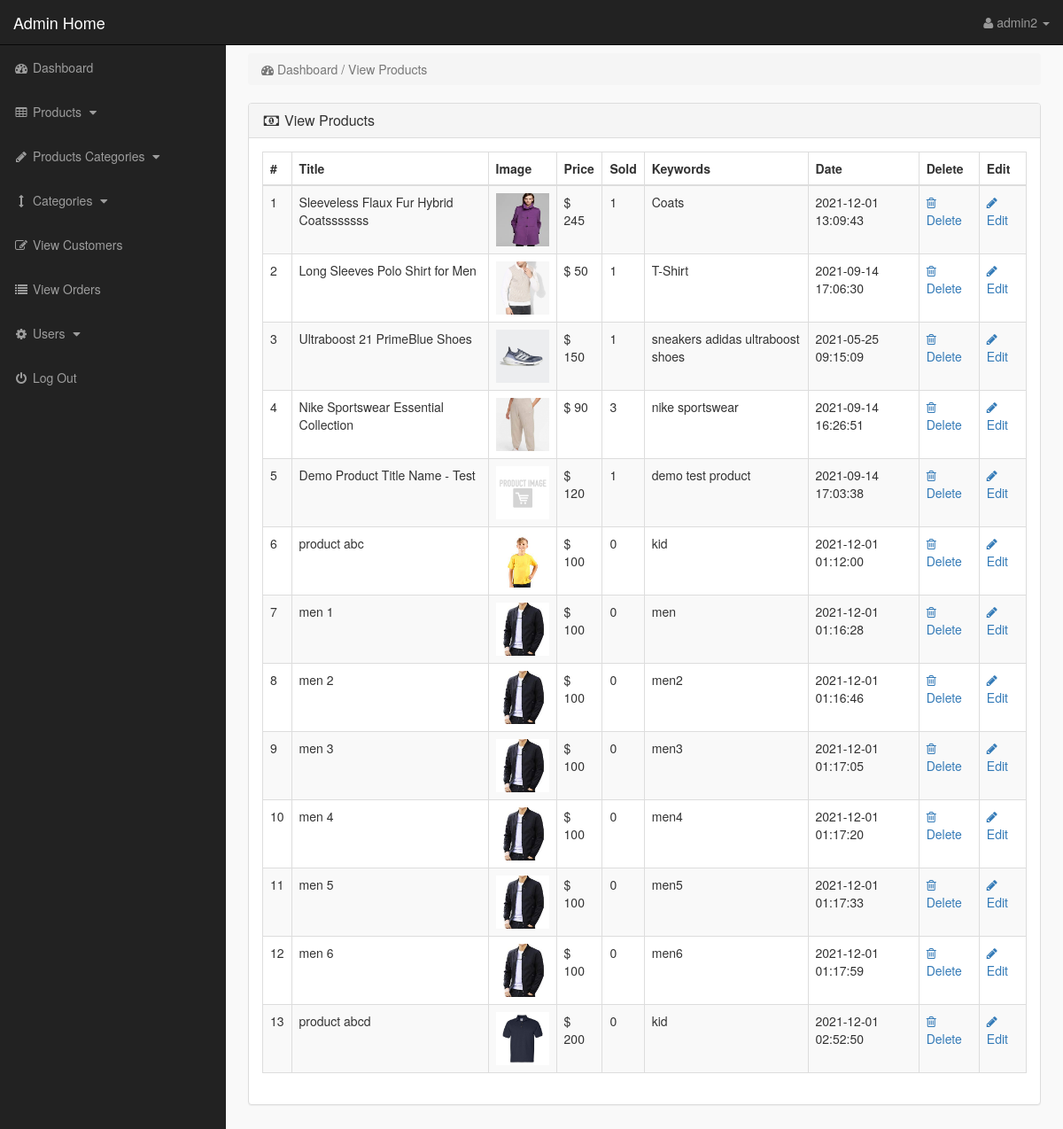
Screenshot of /admin/index.php?view_products (signed in) with the database file from the repository.
### tables this page shows
CREATE TABLE `products` (
  `product_id` int(10) NOT NULL,
  `p_cat_id` int(10) NOT NULL,
  `cat_id` int(10) NOT NULL,
  `manufacturer_id` int(10) NOT NULL,
  `date` timestamp NOT NULL DEFAULT current_timestamp() ON UPDATE current_timestamp(),
  `product_title` text NOT NULL,
  `product_url` text NOT NULL,
  `product_img1` text NOT NULL,
  `product_img2` text NOT NULL,
  `product_img3` text NOT NULL,
  `product_price` int(10) NOT NULL,
  `product_psp_price` int(100) NOT NULL,
  `product_desc` text NOT NULL,
  `product_features` text NOT NULL,
  `product_video` text NOT NULL,
  `product_keywords` text NOT NULL,
  `product_label` text NOT NULL,
  `status` varchar(255) NOT NULL
);

### admin/view_products.php (the view)
<?php
if(!isset($_SESSION['admin_email'])){
echo "<script>window.open('login.php','_self')</script>";
}
else {
?>
<div class="row">
<div class="col-lg-12" >
<ol class="breadcrumb" >
<li class="active" >
<i class="fa fa-dashboard"></i> Dashboard / View Products
</li>
</ol>
</div>
</div>
<div class="row" >
<div class="col-lg-12" >
<div class="panel panel-default" >
<div class="panel-heading" >
<h3 class="panel-title" >
<i class="fa fa-money fa-fw" ></i> View Products
</h3>
</div>
<div class="panel-body" >
<div class="table-responsive" >
<table class="table table-bordered table-hover table-striped" >
<thead>
<tr>
<th>#</th>
<th>Title</th>
<th>Image</th>
<th>Price</th>
<th>Sold</th>
<th>Keywords</th>
<th>Date</th>
<th>Delete</th>
<th>Edit</th>
</tr>
</thead>
<tbody>
<?php
$i = 0;
$get_pro = "select * from products where status='product'";
$run_pro = mysqli_query($con,$get_pro);
while($row_pro=mysqli_fetch_array($run_pro)){
$pro_id = $row_pro['product_id'];
$pro_title = $row_pro['product_title'];
$pro_image = $row_pro['product_img1'];
$pro_price = $row_pro['product_price'];
$pro_keywords = $row_pro['product_keywords'];
$pro_date = $row_pro['date'];
$i++;
?>
<tr>
<td><?php echo $i; ?></td>
<td><?php echo $pro_title; ?></td>
<td><img src="product_img/<?php echo $pro_image; ?>" width="60" height="60"></td>
<td>$ <?php echo $pro_price; ?></td>
<td>
<?php
$get_sold = "select * from pending_orders where product_id='$pro_id'";
$run_sold = mysqli_query($con,$get_sold);
$count = mysqli_num_rows($run_sold);
echo $count;
?>
</td>
<td> <?php echo $pro_keywords; ?> </td>
<td><?php echo $pro_date; ?></td>
<td>
<a href="index.php?delete_product=<?php echo $pro_id; ?>">
<i class="fa fa-trash-o"> </i> Delete
</a>
</td>
<td>
<a href="index.php?edit_product=<?php echo $pro_id; ?>">
<i class="fa fa-pencil"> </i> Edit
</a>
</td>
</tr>
<?php } ?>
</tbody>
</table>
</div>
</div>
</div>
</div>
</div>
<?php } ?>

### admin/index.php (shortened to what this page needs)
<?php
include("includes/db.php");
if(!isset($_SESSION['admin_email'])){
echo "<script>window.open('login.php','_self')</script>";
}
else {
?>
<?php
$admin_session = $_SESSION['admin_email'];
$get_admin = "select * from admins  where admin_email='$admin_session'";
$run_admin = mysqli_query($con,$get_admin);
$row_admin = mysqli_fetch_array($run_admin);
$admin_name = $row_admin['admin_name'];
?>
<!DOCTYPE html>
<html>
<head>
<link href="css/bootstrap.min.css" rel="stylesheet">
<link href="css/style.css" rel="stylesheet">
<link href="font-awesome/css/font-awesome.min.css" rel="stylesheet" >
</head>
<body>
<div id="wrapper">
<?php include("includes/sidebar.php");  ?>
<div id="page-wrapper">
<div class="container-fluid">
<?php
if(isset($_GET['view_products'])){
include("view_products.php");
}
?>
</div>
</div>
</div>
</body>
</html>
<?php } ?>

### admin/includes/sidebar.php (shortened to what this page needs)
<?php
if(!isset($_SESSION['admin_email'])){
echo "<script>window.open('login.php','_self')</script>";
}
else {
?>
<nav class="navbar navbar-inverse navbar-fixed-top" >
<div class="navbar-header" >
<a class="navbar-brand" href="index.php?dashboard" >Admin Home</a>
</div>
<ul class="nav navbar-right top-nav" >
<li class="dropdown" >
<a href="#" class="dropdown-toggle" data-toggle="dropdown" >
<i class="fa fa-user" ></i>
<?php echo $admin_name; ?> <b class="caret" ></b>
</a>
</li>
</ul>
<div class="collapse navbar-collapse navbar-ex1-collapse">
<ul class="nav navbar-nav side-nav">
<li>
<a href="index.php?dashboard">
<i class="fa fa-fw fa-dashboard"></i> Dashboard
</a>
</li>
<li>
<a href="#" data-toggle="collapse" data-target="#products">
<i class="fa fa-fw fa-table"></i> Products
<i class="fa fa-fw fa-caret-down"></i>
</a>
</li>
<li>
<a href="#" data-toggle="collapse" data-target="#p_cat">
<i class="fa fa-fw fa-pencil"></i> Products Categories
<i class="fa fa-fw fa-caret-down"></i>
</a>
</li>
<li>
<a href="#" data-toggle="collapse" data-target="#cat">
<i class="fa fa-fw fa-arrows-v"></i> Categories
<i class="fa fa-fw fa-caret-down"></i>
</a>
</li>
<li>
<a href="index.php?view_customers">
<i class="fa fa-fw fa-edit"></i> View Customers
</a>
</li>
<li>
<a href="index.php?view_orders">
<i class="fa fa-fw fa-list"></i> View Orders
</a>
</li>
<li>
<a href="#" data-toggle="collapse" data-target="#users">
<i class="fa fa-fw fa-gear"></i> Users
<i class="fa fa-fw fa-caret-down"></i>
</a>
</li>
<li>
<a href="logout.php">
<i class="fa fa-fw fa-power-off"></i> Log Out
</a>
</li>
</ul>
</div>
</nav>
<?php } ?>

### admin/css/style.css (style rules this page uses)
body { margin-top:100px; }
@media (min-width: 768px) { body { margin-top:50px; } }
#wrapper { padding-left:0; }
#page-wrapper { width:100%; padding:0; background-color:#F9F9F9; }
@media (min-width: 768px) { #wrapper { padding-left:255px; } }
@media (min-width: 768px) { #page-wrapper { padding:10px; } }
.top-nav { padding:0 15px; }
.top-nav>li { display:inline-block; float:left; }
.top-nav>li>a { padding-top:15px; padding-bottom:15px; line-height:20px; color:#999; }
@media (min-width: 768px) { .side-nav { position:fixed; top:51px; width:255px; border-radius:0; overflow-y:auto; background-color: #222; bottom:0; overflow-x:hidden; padding-bottom:40px; } }
@media (min-width: 768px) { .side-nav>li>a { width:255px; } }
.panel-body { border-radius:5px; }

### rows the page displays
products: product_title "Sleeveless Flaux Fur Hybrid Coatsssssss", product_img1 (picture), product_price "245", count "1", product_keywords "Coats", date "2021-12-01 13:09:43"
products: product_title "Long Sleeves Polo Shirt for Men", product_img1 (picture), product_price "50", count "1", product_keywords "T-Shirt", date "2021-09-14 17:06:30"
products: product_title "Ultraboost 21 PrimeBlue Shoes", product_img1 (picture), product_price "150", count "1", product_keywords "sneakers adidas ultraboost shoes", date "2021-05-25 09:15:09"
products: product_title "Nike Sportswear Essential Collection", product_img1 (picture), product_price "90", count "3", product_keywords "nike sportswear", date "2021-09-14 16:26:51"
products: product_title "Demo Product Title Name - Test", product_img1 (placeholder picture), product_price "120", count "1", product_keywords "demo test product", date "2021-09-14 17:03:38"
products: product_title "product abc", product_img1 (picture), product_price "100", count "0", product_keywords "kid", date "2021-12-01 01:12:00"
products: product_title "men 1", product_img1 (picture), product_price "100", count "0", product_keywords "men", date "2021-12-01 01:16:28"
products: product_title "men 2", product_img1 (picture), product_price "100", count "0", product_keywords "men2", date "2021-12-01 01:16:46"
products: product_title "men 3", product_img1 (picture), product_price "100", count "0", product_keywords "men3", date "2021-12-01 01:17:05"
products: product_title "men 4", product_img1 (picture), product_price "100", count "0", product_keywords "men4", date "2021-12-01 01:17:20"
products: product_title "men 5", product_img1 (picture), product_price "100", count "0", product_keywords "men5", date "2021-12-01 01:17:33"
products: product_title "men 6", product_img1 (picture), product_price "100", count "0", product_keywords "men6", date "2021-12-01 01:17:59"
products: product_title "product abcd", product_img1 (picture), product_price "200", count "0", product_keywords "kid", date "2021-12-01 02:52:50"

### other values shown
$admin_name "admin2"
